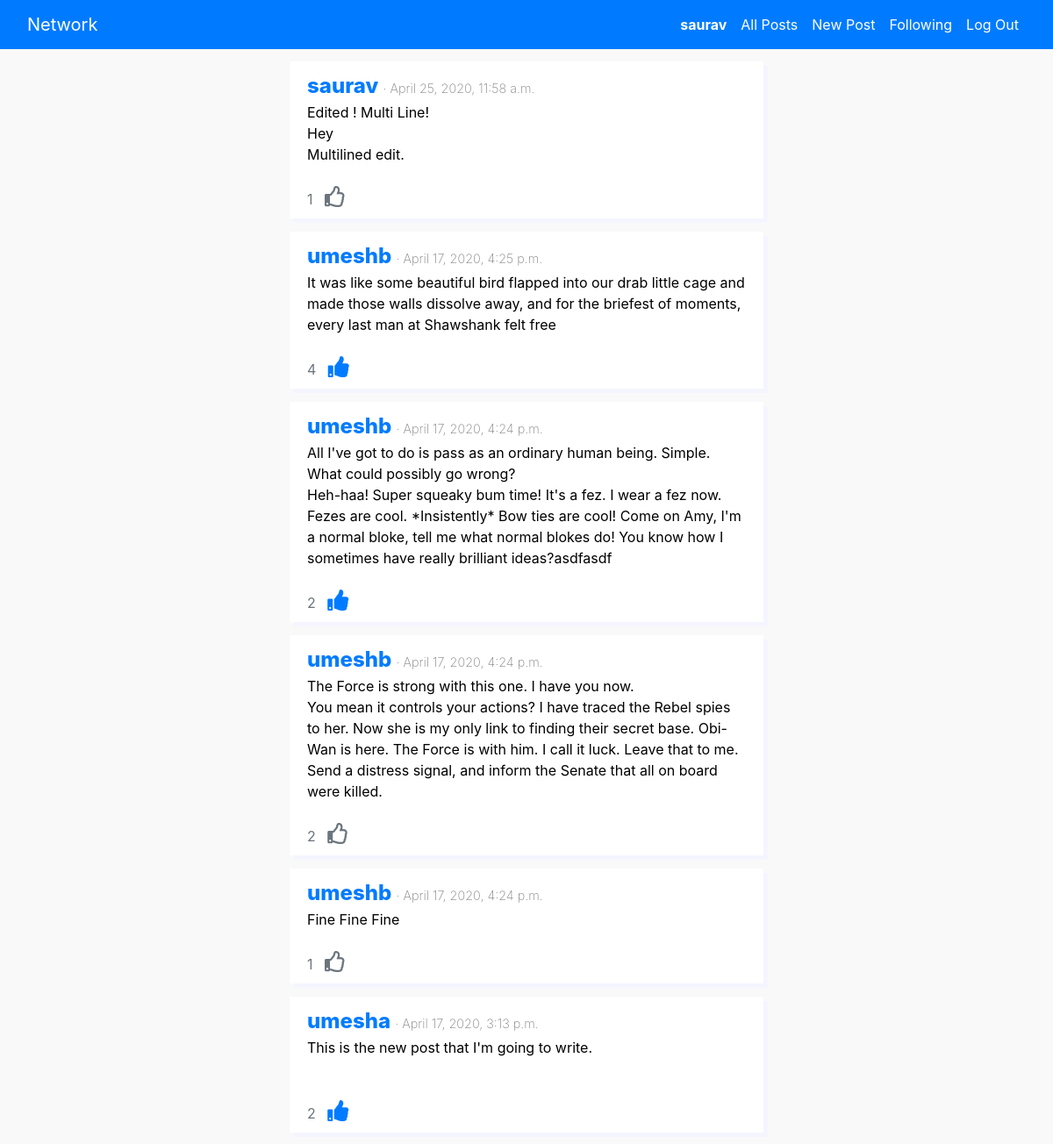
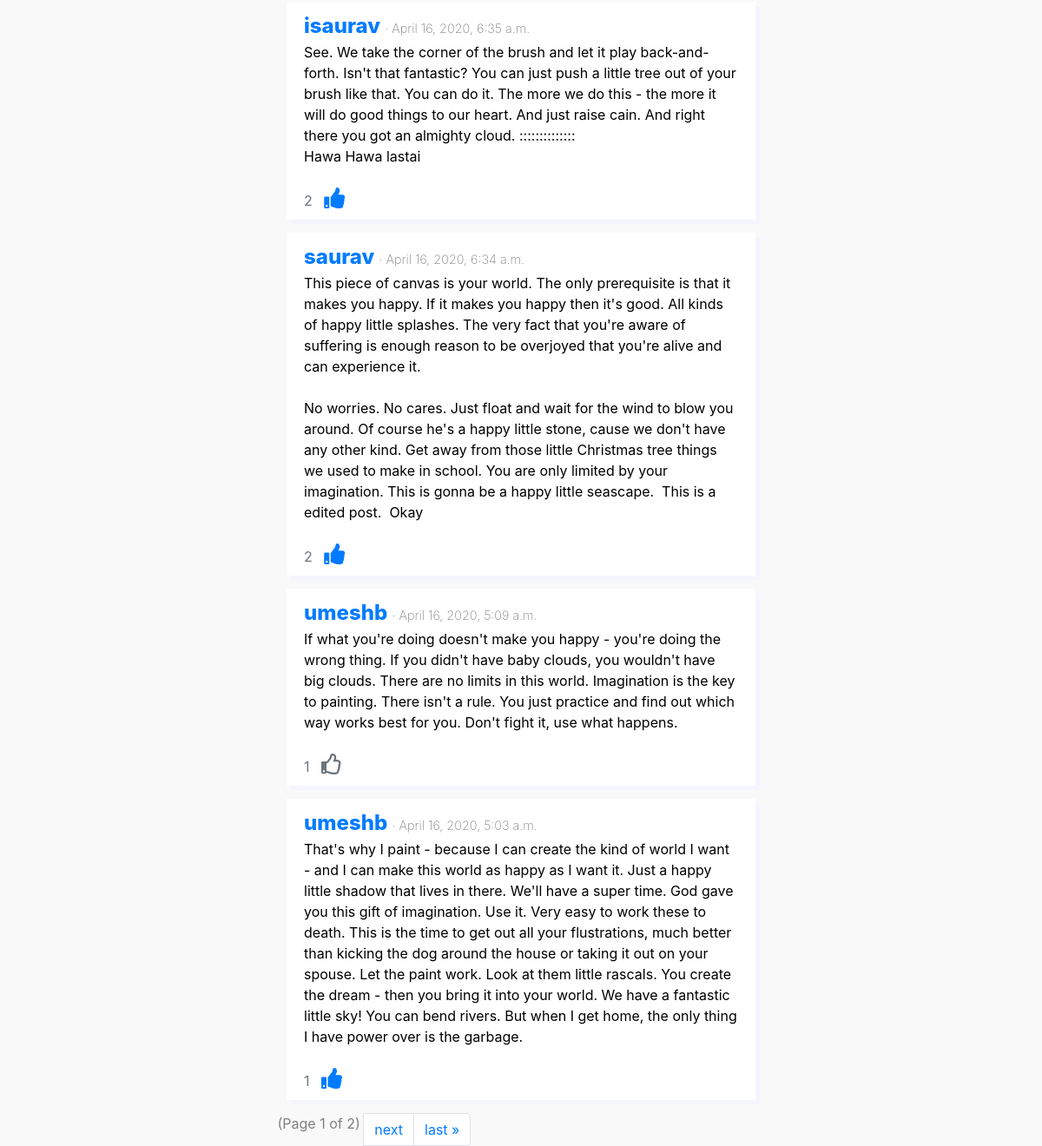
The app's page / (signed in) with its own data (2 pictures, top to bottom).
### network/models.py (models this page shows, shortened)
class User(AbstractUser):
    dob = models.DateField(blank=False)

class Post(models.Model):
    text = models.TextField(blank=False)
    user = models.ForeignKey(User, on_delete=models.CASCADE)
    created_at = models.DateTimeField(auto_now_add=True)
    class Meta:
        ordering = ('-created_at',)

### network/views.py (the view)
# urls.py: path("", views.index, name="index"),
@login_required
def index(request, following=False):
    if following:
        users_i_follow = [
            f.following_user_id for f in request.user.following.all()
        ]
        posts = Post.objects.filter(user__in=users_i_follow)
    else:
        posts = Post.objects.all()
    post_data = list()
    for post in posts:
        likes = Likes.objects.filter(post=post).count()
        already_liked = Likes.objects.filter(
            post=post,
            user=request.user
        )
        react = 'Unlike' if already_liked else 'Like'
        post_data.append({
            'post_id': post.id,
            'post_text': post.text,
            'posted_by': post.user,
            'posted_at': post.created_at,
            'likes_count': likes,
            'react': react
        })
    page_number = request.GET.get('page', 1)
    paginator = Paginator(post_data, MAX_ITEMS_PER_PAGE)
    posts = paginator.get_page(page_number)
    params = {
        'posts': posts,
    }
    return render(
        request,
        "network/index.html",
        params
    )

### network/templates/network/index.html (shortened to what this page needs)
{% extends "network/layout.html" %}
{% load static %}
{% block body %}
    <div class="container col-md-6 col-md-offset-3 centered-form center-block" onclick="clickHandler(event)">
        {% for post in posts %}
            <div class="row">
                <div class="panel panel-default">
                    <div class="panel-heading">
                        <div class="toprow">
                            <a href="{% url 'user_info' user_id=post.posted_by.id%}" class="post-author">
                                {{post.posted_by}}
                            </a>
                            <span class="post-date">
                                · {{post.posted_at}}
                            </span>
                        </div>
                        <div class="post-text">
                            <span style="white-space: pre-line">{{post.post_text}}</span>
                        </div>
                    </div>
                    <br>
                    <span class="likes panel-body">
                        <span id="{{ post.post_id }}" class="text-secondary"> {{post.likes_count}} </span> &nbsp;
                        {% if post.react == "Unlike" %}
                            <i class="fa fa-thumbs-up text-primary" data-buttonid="{{ post.post_id }}" data-buttonWork="unlike"></i>
                        {% else %}
                            <i class="far fa-thumbs-up text-secondary" data-buttonid="{{ post.post_id }}" data-buttonWork="like"></i>
                        {% endif %}
                    </span>
                </div>
            </div>
        {% endfor %}
        {% if posts.number %}
            <ul class="pagination">
                    <span class="current" style="color: gray;">
                        &nbsp;(Page {{ posts.number }} of {{ posts.paginator.num_pages }})&nbsp;
                    </span>
                    {% if posts.has_next %}
                        <li class="page-item"><a class="page-link" href="?page={{ posts.next_page_number }}"> next</a></li>
                        <li class="page-item"><a class="page-link" href="?page={{ posts.paginator.num_pages }}">last &raquo;</a></li>
                    {% endif %}
            </ul>
        {% endif %}
    </div>
{% endblock %}

### network/templates/network/layout.html (shortened to what this page needs)
{% load static %}
<!DOCTYPE html>
<html lang="en">
    <head>
        <link rel="stylesheet" href="https://stackpath.bootstrapcdn.com/bootstrap/4.4.1/css/bootstrap.min.css">
        <link href="{% static 'network/styles.css' %}" rel="stylesheet">
        <link href="https://cdnjs.cloudflare.com/ajax/libs/font-awesome/5.13.0/css/all.min.css" rel="stylesheet">
    </head>
    <body >
        <nav class="navbar navbar-expand-lg fixed-top bg-primary" role="navigation">
            <div class="container-fluid">
                <div class="navbar-header">
                    <a class="navbar-brand mr-lg-auto" href="#">Network</a>
                </div>
                <ul class="navbar-nav ml-auto" id="navbarToggleExternalContent">
                    {% if user.is_authenticated %}
                        <li class="nav-item">
                            <a class="nav-link" href="{% url 'user_info' user_id=user.id%}"><strong>{{ user.username }}</strong></a>
                        </li>
                        <li class="nav-item">
                            <a class="nav-link" href="{% url 'index' %}">All Posts</a>
                        </li>
                        <li class="nav-item">
                            <a class="nav-link" href="{% url 'create_post' %}">New Post</a>
                        </li>
                        <li class="nav-item">
                            <a class="nav-link" href="{% url 'following_posts' %}">Following</a>
                        </li>
                        <li class="nav-item">
                            <a class="nav-link" href="{% url 'logout' %}">Log Out</a>
                        </li>
                    {% endif %}
                </ul>
            </div>
        </nav>
        <div class="body">
            {% block body %}
            {% endblock %}
        </div>
    </body>
</html>

### network/static/network/styles.css (style rules this page uses)
.body { margin-top: 70px; width: auto; }
body { background-color: #f9f9f9; color: black; }
.row { border: none; box-shadow: 5px 5px rgb(245, 245, 255); margin: 15px; padding-left: 20px; padding-top: 10px; padding-right: 20px; padding-bottom: 10px; opacity: 100; background-color: white; position: relative; }
.post-author { font-size: 1.5em; font-weight: 800; }
.post-date { color: gray; font-size: 0.9em; font-weight: 200; }
.navbar-brand, .nav-link { color: white; }
.fa-thumbs-up { font-size: 1.5em; cursor: pointer; margin-right: 40px; }
.pagination { margin-top: 30px; margin-bottom: 50px; margin: auto; }

### records on screen
User: username "saurav", posted_by "saurav", posted_at "April 25, 2020, 11:58 a.m.", post_text "Edited ! Multi Line! Hey Multilined edit.", likes_count "1", posted_at "April 16, 2020, 6:34 a.m.", post_text "This piece of canvas is your world. The only prerequisite is that it makes you happy. If it makes you happy then it's good. All kinds of happy little splashes. The very fact that you're aware of suffering is enough reason to be overjoyed that you're alive and can experience it. No worries. No cares. Just float and wait for the wind to blow you around. Of course he's a happy little stone, cause we don't have any other kind. Get away from those little Christmas tree things we used to make in school. You are only limited by your imagination. This is gonna be a happy little seascape. This is a edited post. Okay", likes_count "2"
User: posted_by "umeshb", posted_at "April 17, 2020, 4:25 p.m.", post_text "It was like some beautiful bird flapped into our drab little cage and made those walls dissolve away, and for the briefest of moments, every last man at Shawshank felt free", likes_count "4", posted_at "April 17, 2020, 4:24 p.m.", post_text "All I've got to do is pass as an ordinary human being. Simple. What could possibly go wrong? Heh-haa! Super squeaky bum time! It's a fez. I wear a fez now. Fezes are cool. *Insistently* Bow ties are cool! Come on Amy, I'm a normal bloke, tell me what normal blokes do! You know how I sometimes have really brilliant ideas?asdfasdf", likes_count "2", post_text "The Force is strong with this one. I have you now. You mean it controls your actions? I have traced the Rebel spies to her. Now she is my only link to finding their secret base. Obi-Wan is here. The Force is with him. I call it luck. Leave that to me. Send a distress signal, and inform the Senate that all on board were killed.", post_text "Fine Fine Fine", likes_count "1", posted_at "April 16, 2020, 5:09 a.m.", post_text "If what you're doing doesn't make you happy - you're doing the wrong thing. If you didn't have baby clouds, you wouldn't have big clouds. There are no limits in this world. Imagination is the key to painting. There isn't a rule. You just practice and find out which way works best for you. Don't fight it, use what happens.", posted_at "April 16, 2020, 5:03 a.m.", post_text "That's why I paint - because I can create the kind of world I want - and I can make this world as happy as I want it. Just a happy little shadow that lives in there. We'll have a super time. God gave you this gift of imagination. Use it. Very easy to work these to death. This is the time to get out all your flustrations, much better than kicking the dog around the house or taking it out on your spouse. Let the paint work. Look at them little rascals. You create the dream - then you bring it into your world. We have a fantastic little sky! You can bend rivers. But when I get home, the only thing I have power over is the garbage."
User: posted_by "umesha", posted_at "April 17, 2020, 3:13 p.m.", post_text "This is the new post that I'm going to write.", likes_count "2"
User: posted_by "isaurav", posted_at "April 16, 2020, 6:35 a.m.", post_text "See. We take the corner of the brush and let it play back-and-forth. Isn't that fantastic? You can just push a little tree out of your brush like that. You can do it. The more we do this - the more it will do good things to our heart. And just raise cain. And right there you got an almighty cloud. :::::::::::::: Hawa Hawa lastai", likes_count "2"

### other values on screen
{{ posts.number }} "1"
{{ posts.paginator.num_pages }} "2"
